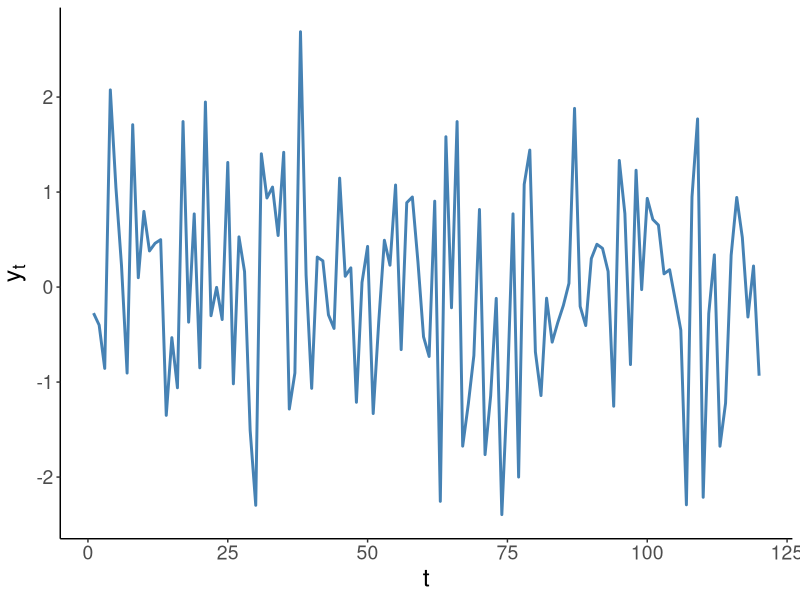
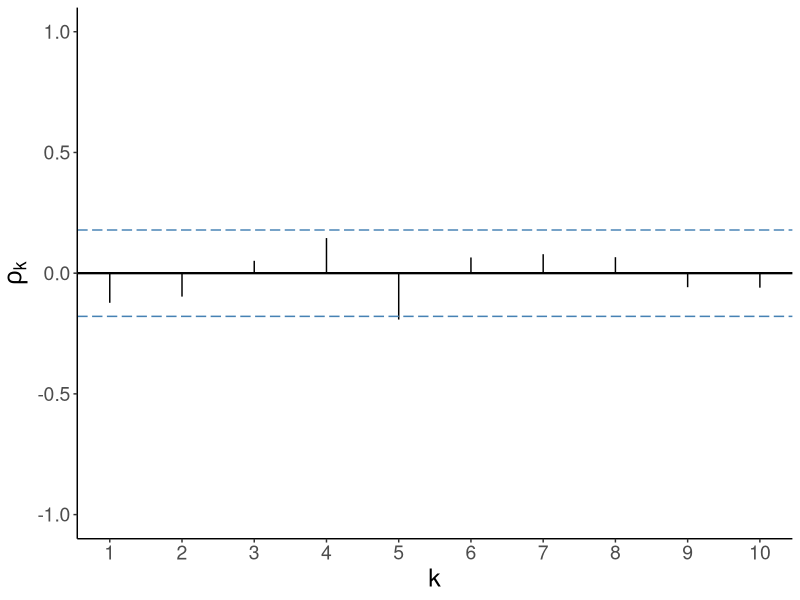
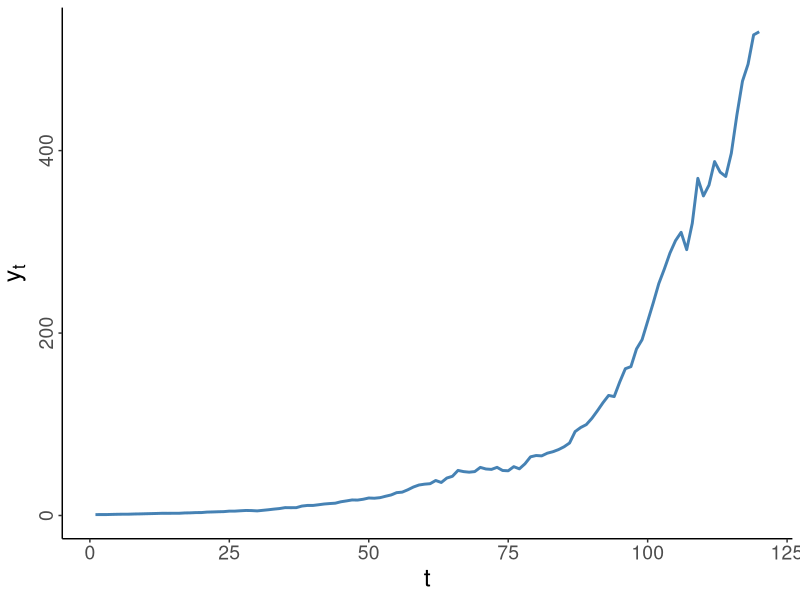
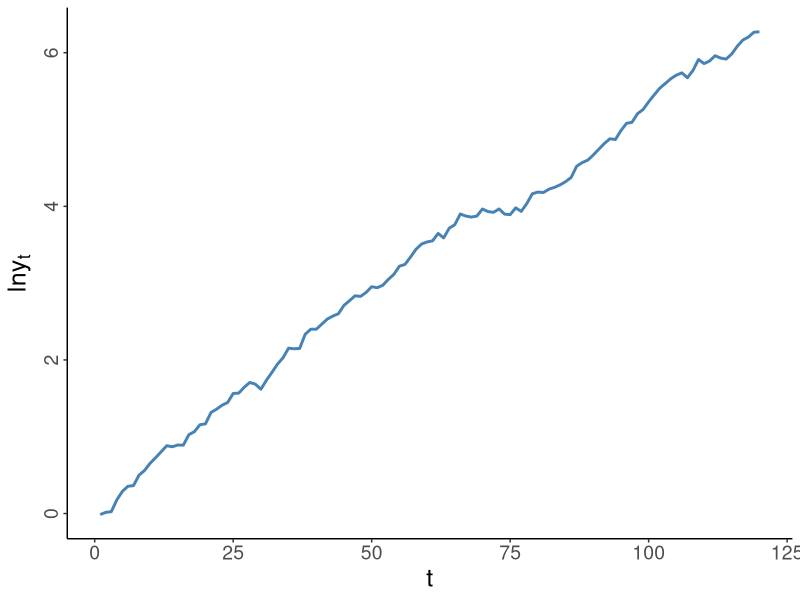
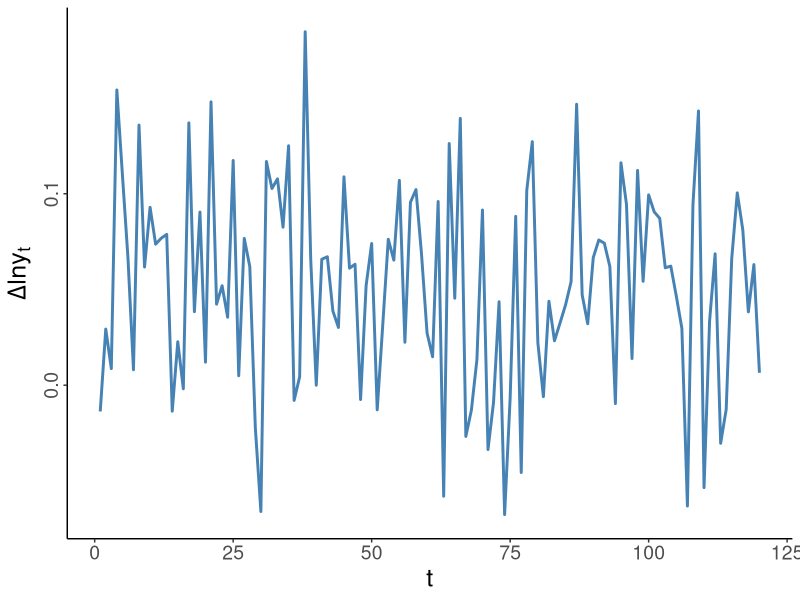

Write R code to recreate these figures, in order.
## ---- chunk 1
knitr::opts_chunk$set(echo = FALSE, fig.width = 11, fig.height = 7)
## ---- chunk 2
library(ggplot2)
## ---- chunk 3
n <- 120

set.seed(n)
y <- rnorm(n)

df <- data.frame(t=c(1:n),y=y)

ggplot(df,aes(x=t,y=y))+
  geom_line(size=1,col="steelblue")+
  labs(y=expression(paste(y[t],sep="")))+
  theme_classic()+
  theme(axis.title = element_text(size=18),axis.text = element_text(size=14))
## ---- chunk 4
maxlag <- 10
df <- data.frame(k=c(1:maxlag),rho=c(acf(y,plot=F)[1:10]$acf))

ggplot(df,aes(x=k,y=rho))+
  geom_segment(aes(xend=k,yend=0))+
  geom_hline(yintercept=0,size=.8)+
  geom_hline(yintercept=c(-1.96/sqrt(n),1.96/sqrt(n)),size=.5,linetype=5,col="steelblue")+
  scale_x_continuous(breaks=c(1:10),labels=c(1:10))+
  labs(x="k",y=expression(rho[k]))+
  coord_cartesian(ylim=c(-1,1))+
  theme_classic()+
  theme(axis.title = element_text(size=18),axis.text = element_text(size=14))
## ---- chunk 5
n <- 120
a <- 0.05
b <- 0.05
s <- 0.05
set.seed(n)
e <- rnorm(n,0,s)
dlny <- e
for(i in 2:n){
  dlny[i] <- .05+.05*dlny[i-1]+e[i]
}
lny <- cumsum(dlny)
y <- exp(lny)

df <- data.frame(t=c(1:n),y=y,lny=lny,dlny=dlny)
## ---- chunk 6
ggplot(df,aes(x=t,y=y))+
  geom_line(size=1,color="steelblue")+
  labs(y=expression(paste(y[t],sep="")))+
  theme_classic()+
  theme(axis.title = element_text(size=18),axis.text = element_text(size=14),axis.text.y = element_text(angle=90,hjust=0.5))
## ---- chunk 7
ggplot(df,aes(x=t,y=lny))+
  geom_line(size=1,color="steelblue")+
  labs(y=expression(paste("ln",y[t],sep="")))+
  theme_classic()+
  theme(axis.title = element_text(size=18),axis.text = element_text(size=14),axis.text.y = element_text(angle=90,hjust=0.5))
## ---- chunk 8
ggplot(df,aes(x=t,y=dlny))+
  geom_line(size=1,color="steelblue")+
  labs(y=expression(paste(Delta,"ln",y[t],sep="")))+
  theme_classic()+
  theme(axis.title = element_text(size=18),axis.text = element_text(size=14),axis.text.y = element_text(angle=90,hjust=0.5))
